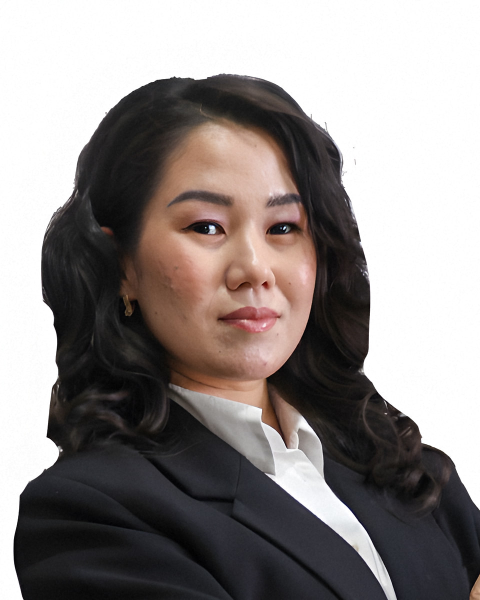
#> input picture img/speakers/aida-shagiyeva.jpg, 960 x 1200 px (shown at 1/2 size)
$ python measure.py ../../../../img/speakers/aida-shagiyeva.jpg
#> lines starting #> are read from the running program, lines starting #| are printed output that depends on the picture
"""Measure a speaker photo before rendering it with portrait.py.

Prints the source metadata and the face and eyes found by OpenCV, then saves
zoomed crops of the forehead, eyes, and chin with gridlines labelled in source
pixels. Read the pupils, the hairline, and the bottom of the chin from them.

Usage:
  python3 measure.py SRC [--out DIR] [--box X0,Y0,X1,Y1]
--box renders one extra grid of any region, for a closer look.
"""
import argparse
import io
import os

import cv2
import numpy as np
from PIL import Image, ImageCms, ImageDraw, ImageOps

GRID_WIDTH = 700


def describe(path):
    raw = Image.open(path)
    icc = raw.info.get('icc_profile')
    profile = ImageCms.getProfileDescription(ImageCms.ImageCmsProfile(io.BytesIO(icc))).strip() if icc else 'none (treated as sRGB)'
    orientation = raw.getexif().get(0x0112) or 1
    image = ImageOps.exif_transpose(raw).convert('RGB')
    print(f'source {raw.size[0]}x{raw.size[1]}, upright {image.size[0]}x{image.size[1]}, '
          f'EXIF orientation {orientation}, profile {profile}, {os.path.getsize(path) // 1024} KB')
    return image


def detect(image):
    gray = cv2.equalizeHist(cv2.cvtColor(np.asarray(image), cv2.COLOR_RGB2GRAY))
    faces = cv2.CascadeClassifier(cv2.data.haarcascades + 'haarcascade_frontalface_default.xml')
    eyes = cv2.CascadeClassifier(cv2.data.haarcascades + 'haarcascade_eye.xml')
    found = faces.detectMultiScale(gray, 1.05, 5, minSize=(60, 60))
    if not len(found):
        print('no face found: use --box to grid the head region')
        return None
    x, y, w, h = max(found, key=lambda f: f[2] * f[3])
    centres = sorted((int(x + ex + ew / 2), int(y + ey + eh / 2))
                     for ex, ey, ew, eh in eyes.detectMultiScale(gray[y:y + int(h * 0.6), x:x + w], 1.05, 5,
                                                                minSize=(w // 12, w // 12)))
    print(f'face box x {x}, y {y}, {w}x{h}; eyes {centres or "not found"}')
    return int(x), int(y), int(w), int(h)


def grid(image, box, path):
    x0, y0, x1, y1 = (max(0, box[0]), max(0, box[1]), min(image.width, box[2]), min(image.height, box[3]))
    k = GRID_WIDTH / (x1 - x0)
    crop = image.crop((x0, y0, x1, y1)).resize((GRID_WIDTH, round((y1 - y0) * k)), Image.LANCZOS)
    draw = ImageDraw.Draw(crop)
    step = 5 if x1 - x0 <= 200 else 10 if x1 - x0 <= 500 else 20
    for y in range((y0 // step + 1) * step, y1, step):
        major = y % (step * 5) == 0
        yy = (y - y0) * k
        draw.line([(0, yy), (crop.width if major else 18, yy)], fill=(255, 0, 0), width=1)
        if major:
            draw.text((22, yy - 12), str(y), fill=(255, 0, 0))
    for x in range((x0 // (step * 5) + 1) * step * 5, x1, step * 5):
        xx = (x - x0) * k
        draw.line([(xx, 0), (xx, crop.height)], fill=(0, 0, 255), width=1)
        draw.text((xx + 2, 2), str(x), fill=(0, 0, 255))
    crop.save(path)
    print(f'grid {path}: x {x0}-{x1}, y {y0}-{y1}')


def main():
    parser = argparse.ArgumentParser(description=__doc__, formatter_class=argparse.RawDescriptionHelpFormatter)
    parser.add_argument('src')
    parser.add_argument('--out', default='.tmp/portrait/measure')
    parser.add_argument('--box', help='extra grid X0,Y0,X1,Y1 in source pixels')
    args = parser.parse_args()

    os.makedirs(args.out, exist_ok=True)
    image = describe(args.src)
#> in describe, raw is the input picture: PIL image 960x1200 RGB; mean R, G, B 143.7, 137.5, 136
#> in describe, `profile = ImageCms.getProfileDescription(ImageCms.ImageCmsProfile(io.B..`: profile = 'sRGB'
#> in describe, `orientation = raw.getexif().get(0x0112) or 1`: orientation = 1
#| source 960x1200, upright 960x1200, EXIF orientation 1, profile sRGB, 134 KB
    face = detect(image)
#> in detect, `gray = cv2.equalizeHist(cv2.cvtColor(np.asarray(image), cv2.COLOR_RGB2..`:
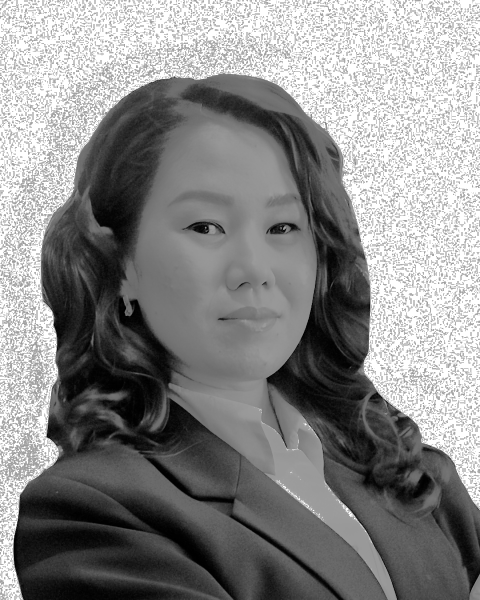
#> gray: shape (1200, 960) (shown at 1/2 size); min 0, max 255, mean 136.1
#> in detect, `found = faces.detectMultiScale(gray, 1.05, 5, minSize=(60, 60))`: found = [[253, 282, 446, 446]]
#> in detect, `x, y, w, h = max(found, key=lambda f: f[2] * f[3])`: x = 253; y = 282; w = 446
#> in detect, `centres = sorted((int(x + ex + ew / 2), int(y + ey + eh / 2)) for ex, ..`: centres = [(407, 453), (559, 458)]
#| face box x 253, y 282, 446x446; eyes [(407, 453), (559, 458)]
#> face = (253, 282, 446, 446)
    if face:
        x, y, w, h = face
#> x = 253; y = 282; w = 446; h = 446
        if h < 300:
            print(f'note: the face box is {h} px tall; the portrait needs upscaling and will look softer')
        grid(image, (x - w // 10, y - h * 45 // 100, x + w + w // 10, y + h // 4), f'{args.out}/forehead.png')
#> in grid, `crop = image.crop((x0, y0, x1, y1)).resize((GRID_WIDTH, round((y1 - y0..`:
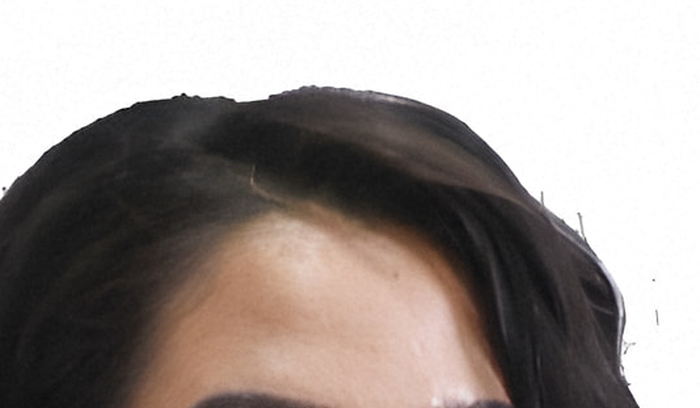
#> crop: PIL image 700x408 RGB; mean R, G, B 156.8, 148.6, 144.9
#> in grid, `crop.save(path)`:
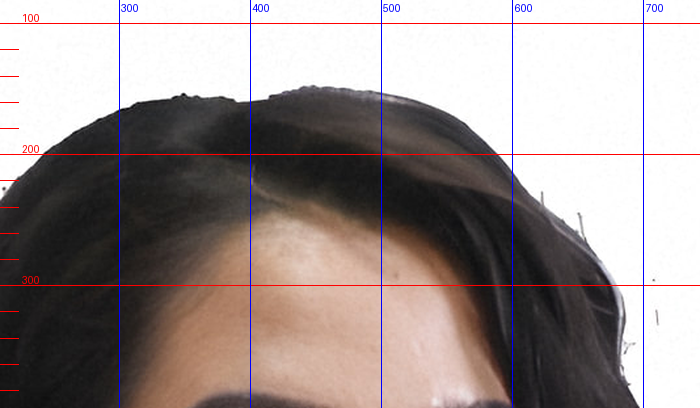
#> saved as forehead.png: PIL image 700x408 RGB; mean R, G, B 156.3, 146, 144.3
#| grid .tmp/portrait/measure/forehead.png: x 209-743, y 82-393
        grid(image, (x, y + h // 5, x + w, y + h * 3 // 5), f'{args.out}/eyes.png')
#> call 2 of grid, with box = (253, 371, 699, 549), path = '.tmp/portrait/measure/eyes.png'
#> in grid (call 2), `crop = image.crop((x0, y0, x1, y1)).resize((GRID_WIDTH, round((y1 - y0..`:
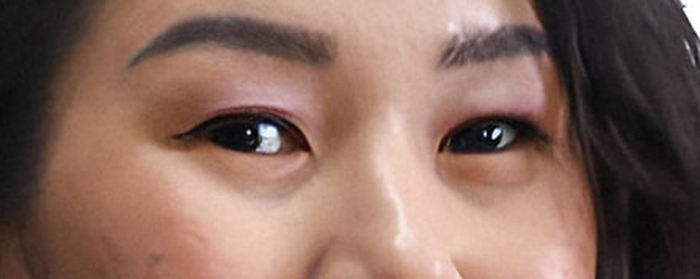
#> crop: PIL image 700x279 RGB; mean R, G, B 134.9, 104.7, 93
#> in grid (call 2), `crop.save(path)`:
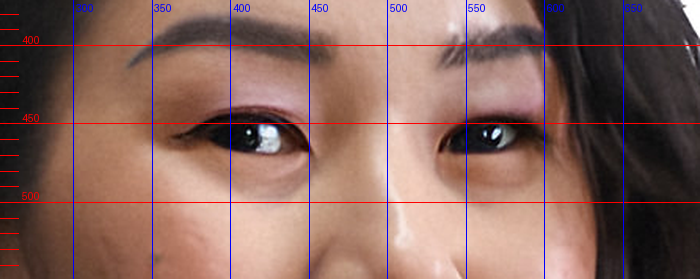
#> saved as eyes.png: PIL image 700x279 RGB; mean R, G, B 134.9, 102.2, 94.2
#| grid .tmp/portrait/measure/eyes.png: x 253-699, y 371-549
        grid(image, (x, y + h * 3 // 4, x + w, y + h * 5 // 4), f'{args.out}/chin.png')
#> call 3 of grid, with box = (253, 616, 699, 839), path = '.tmp/portrait/measure/chin.png'
#> in grid (call 3), `crop = image.crop((x0, y0, x1, y1)).resize((GRID_WIDTH, round((y1 - y0..`:
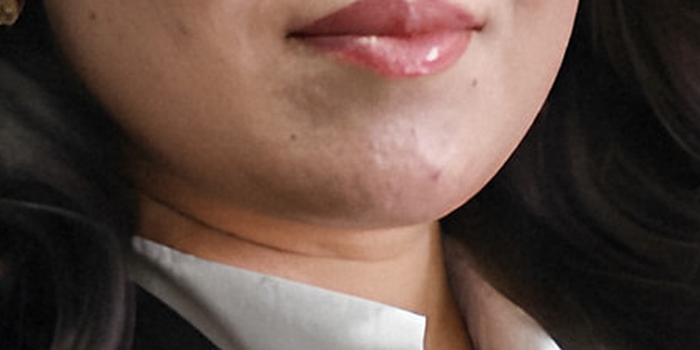
#> crop: PIL image 700x350 RGB; mean R, G, B 95.7, 74.4, 66
#> in grid (call 3), `crop.save(path)`:
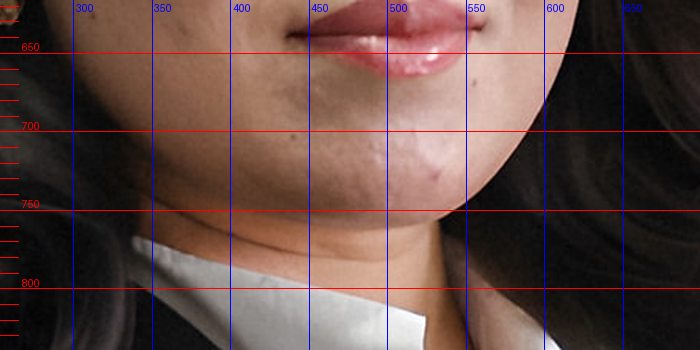
#> saved as chin.png: PIL image 700x350 RGB; mean R, G, B 96.6, 72.4, 67.5
#| grid .tmp/portrait/measure/chin.png: x 253-699, y 616-839
    if args.box:
        grid(image, tuple(map(int, args.box.split(','))), f'{args.out}/box.png')


if __name__ == '__main__':
    main()

$ run again, on img/speakers/galiya-khamitova.jpg
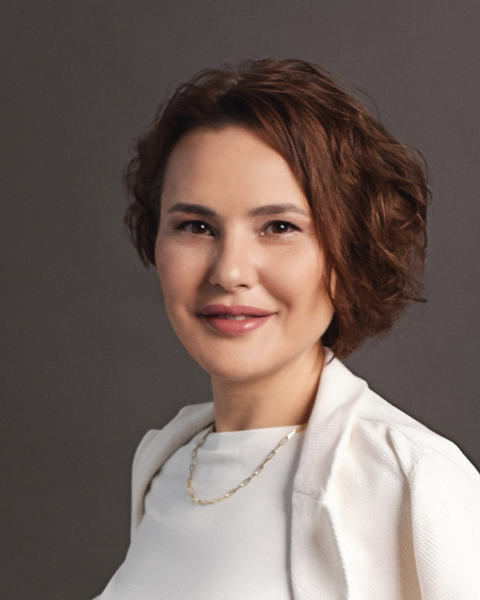
#> input picture img/speakers/galiya-khamitova.jpg, 960 x 1200 px (shown at 1/2 size)
#> in describe, raw is the input picture: PIL image 960x1200 RGB; mean R, G, B 117.3, 102.6, 96.4
#> profile = 'sRGB'
#> orientation = 1
#| source 960x1200, upright 960x1200, EXIF orientation 1, profile sRGB, 129 KB
#> in detect, `gray = cv2.equalizeHist(cv2.cvtColor(np.asarray(image), cv2.COLOR_RGB2..`:
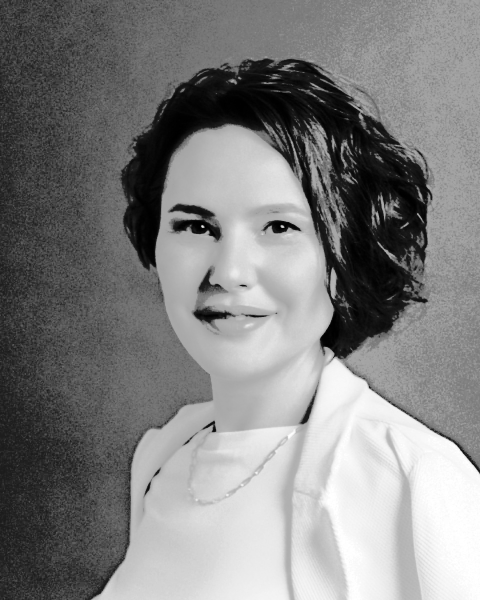
#> gray: shape (1200, 960) (shown at 1/2 size); min 0, max 255, mean 129.4
#> found = [[240, 274, 458, 458]]
#> in detect, `x, y, w, h = max(found, key=lambda f: f[2] * f[3])`: x = 240; y = 274; w = 458
#> centres = [(388, 456), (554, 457)]
#| face box x 240, y 274, 458x458; eyes [(388, 456), (554, 457)]
#> face = (240, 274, 458, 458)
#> in main, `x, y, w, h = face`: x = 240; y = 274; w = 458
#| grid .tmp/portrait/measure/forehead.png: x 195-743, y 68-388
#> crop: PIL image 700x280 RGB
#| grid .tmp/portrait/measure/eyes.png: x 240-698, y 365-548
#> crop: PIL image 700x350 RGB
#> in grid (call 3), `crop.save(path)`:
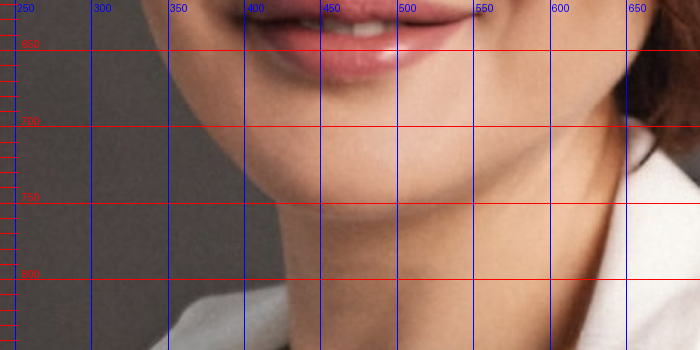
#> saved as chin.png: PIL image 700x350 RGB; mean R, G, B 146.9, 112.9, 102.2
#| grid .tmp/portrait/measure/chin.png: x 240-698, y 617-846

$ run again, on img/speakers/grigory-shanin.jpg
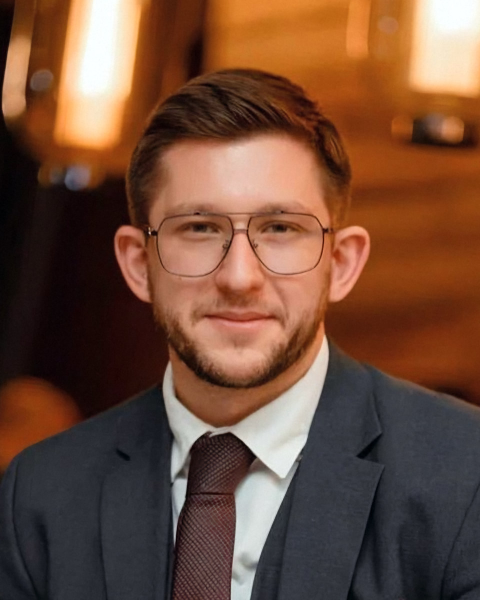
#> input picture img/speakers/grigory-shanin.jpg, 960 x 1200 px (shown at 1/2 size)
#> in describe, raw is the input picture: PIL image 960x1200 RGB; mean R, G, B 111.8, 75.9, 57.3
#> profile = 'sRGB'
#> orientation = 1
#| source 960x1200, upright 960x1200, EXIF orientation 1, profile sRGB, 148 KB
#> in detect, `gray = cv2.equalizeHist(cv2.cvtColor(np.asarray(image), cv2.COLOR_RGB2..`:
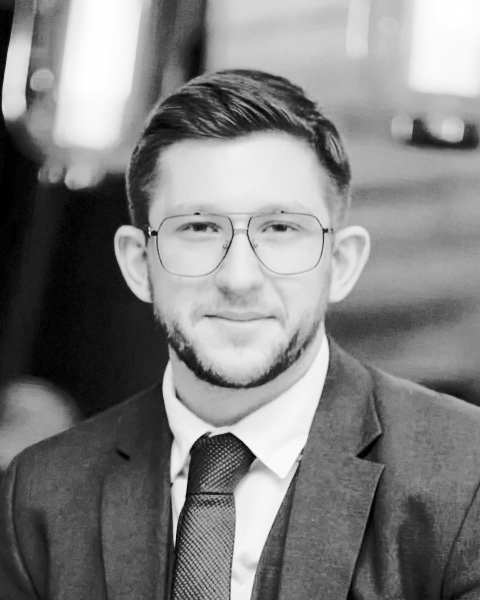
#> gray: shape (1200, 960) (shown at 1/2 size); min 0, max 255, mean 128.4
#> found = [[260, 288, 438, 438], [255, 606, 433, 433]]
#> in detect, `x, y, w, h = max(found, key=lambda f: f[2] * f[3])`: x = 260; y = 288; w = 438
#> centres = [(394, 455), (555, 456), (652, 461)]
#| face box x 260, y 288, 438x438; eyes [(394, 455), (555, 456), (652, 461)]
#> face = (260, 288, 438, 438)
#> in main, `x, y, w, h = face`: x = 260; y = 288; w = 438
#| grid .tmp/portrait/measure/forehead.png: x 217-741, y 91-397
#> crop: PIL image 700x280 RGB
#| grid .tmp/portrait/measure/eyes.png: x 260-698, y 375-550
#> crop: PIL image 700x350 RGB
#> in grid (call 3), `crop.save(path)`:
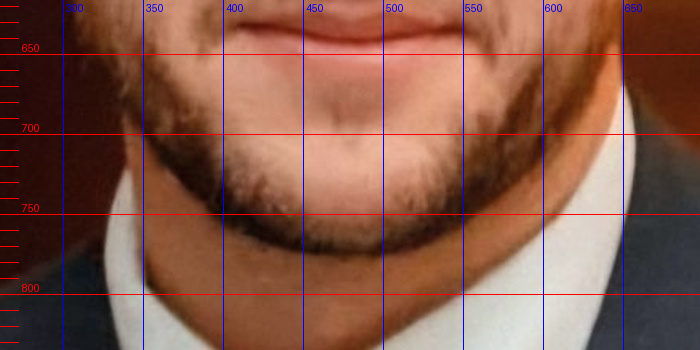
#> saved as chin.png: PIL image 700x350 RGB; mean R, G, B 131.1, 87, 72
#| grid .tmp/portrait/measure/chin.png: x 260-698, y 616-835

$ run again, on img/speakers/ilyas-bakirov.jpg
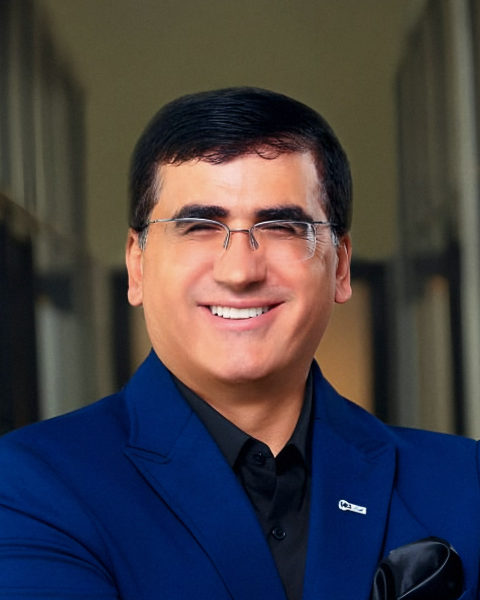
#> input picture img/speakers/ilyas-bakirov.jpg, 960 x 1200 px (shown at 1/2 size)
#> in describe, raw is the input picture: PIL image 960x1200 RGB; mean R, G, B 67.1, 63.3, 68.8
#> profile = 'sRGB'
#> orientation = 1
#| source 960x1200, upright 960x1200, EXIF orientation 1, profile sRGB, 147 KB
#> found = [[251, 269, 456, 456]]
#> in detect, `x, y, w, h = max(found, key=lambda f: f[2] * f[3])`: x = 251; y = 269; w = 456
#> centres = [(553, 446)]
#| face box x 251, y 269, 456x456; eyes [(553, 446)]
#> face = (251, 269, 456, 456)
#> in main, `x, y, w, h = face`: x = 251; y = 269; w = 456
#| grid .tmp/portrait/measure/forehead.png: x 206-752, y 64-383
#> crop: PIL image 700x279 RGB
#| grid .tmp/portrait/measure/eyes.png: x 251-707, y 360-542
#> crop: PIL image 700x350 RGB
#> in grid (call 3), `crop.save(path)`:
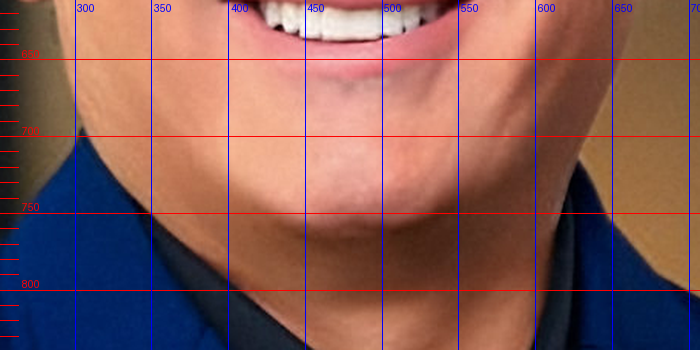
#> saved as chin.png: PIL image 700x350 RGB; mean R, G, B 132.3, 91.3, 86.8
#| grid .tmp/portrait/measure/chin.png: x 251-707, y 611-839
